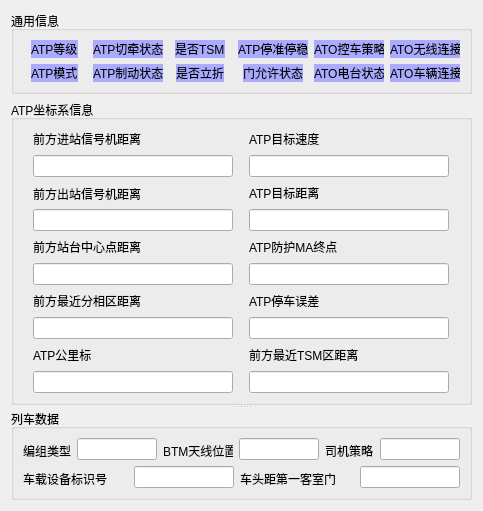
          <widget class="QWidget" name="page_ATP">
           <layout class="QVBoxLayout" name="verticalLayout_14">
            <item>
             <widget class="QGroupBox" name="gp_atp_common">
              <property name="title">
               <string>通用信息</string>
              </property>
              <layout class="QGridLayout" name="gridLayout_10">
               <item row="2" column="6" alignment="Qt::AlignHCenter">
                <widget class="QLabel" name="lbl_ato_radio">
                 <property name="maximumSize">
                  <size>
                   <width>70</width>
                   <height>16777215</height>
                  </size>
                 </property>
                 <property name="styleSheet">
                  <string notr="true">background-color: rgb(170, 170, 255);</string>
                 </property>
                 <property name="text">
                  <string>ATO电台状态</string>
                 </property>
                </widget>
               </item>
               <item row="0" column="6" alignment="Qt::AlignHCenter">
                <widget class="QLabel" name="lbl_ato_ctrl_stat">
                 <property name="maximumSize">
                  <size>
                   <width>70</width>
                   <height>16777215</height>
                  </size>
                 </property>
                 <property name="styleSheet">
                  <string notr="true">background-color: rgb(170, 170, 255);</string>
                 </property>
                 <property name="text">
                  <string>ATO控车策略</string>
                 </property>
                </widget>
               </item>
               <item row="0" column="0" alignment="Qt::AlignHCenter">
                <widget class="QLabel" name="lbl_atp_level">
                 <property name="maximumSize">
                  <size>
                   <width>80</width>
                   <height>20</height>
                  </size>
                 </property>
                 <property name="styleSheet">
                  <string notr="true">background-color: rgb(170, 170, 255);</string>
                 </property>
                 <property name="text">
                  <string>ATP等级</string>
                 </property>
                </widget>
               </item>
               <item row="2" column="5" alignment="Qt::AlignHCenter">
                <widget class="QLabel" name="lbl_door_pmt">
                 <property name="minimumSize">
                  <size>
                   <width>50</width>
                   <height>0</height>
                  </size>
                 </property>
                 <property name="maximumSize">
                  <size>
                   <width>70</width>
                   <height>20</height>
                  </size>
                 </property>
                 <property name="styleSheet">
                  <string notr="true">background-color: rgb(170, 170, 255);</string>
                 </property>
                 <property name="text">
                  <string>门允许状态</string>
                 </property>
                </widget>
               </item>
               <item row="0" column="2" alignment="Qt::AlignHCenter">
                <widget class="QLabel" name="lbl_atp_cut_traction">
                 <property name="maximumSize">
                  <size>
                   <width>70</width>
                   <height>20</height>
                  </size>
                 </property>
                 <property name="styleSheet">
                  <string notr="true">background-color: rgb(170, 170, 255);</string>
                 </property>
                 <property name="text">
                  <string>ATP切牵状态</string>
                 </property>
                </widget>
               </item>
               <item row="0" column="5" alignment="Qt::AlignHCenter">
                <widget class="QLabel" name="lbl_atp_stop_ok">
                 <property name="maximumSize">
                  <size>
                   <width>70</width>
                   <height>20</height>
                  </size>
                 </property>
                 <property name="styleSheet">
                  <string notr="true">background-color: rgb(170, 170, 255);</string>
                 </property>
                 <property name="text">
                  <string>ATP停准停稳</string>
                 </property>
                </widget>
               </item>
               <item row="0" column="3" alignment="Qt::AlignHCenter">
                <widget class="QLabel" name="lbl_tsm">
                 <property name="minimumSize">
                  <size>
                   <width>40</width>
                   <height>0</height>
                  </size>
                 </property>
                 <property name="maximumSize">
                  <size>
                   <width>70</width>
                   <height>20</height>
                  </size>
                 </property>
                 <property name="styleSheet">
                  <string notr="true">background-color: rgb(170, 170, 255);</string>
                 </property>
                 <property name="text">
                  <string>是否TSM</string>
                 </property>
                </widget>
               </item>
               <item row="0" column="7" alignment="Qt::AlignHCenter">
                <widget class="QLabel" name="lbl_ato_session">
                 <property name="maximumSize">
                  <size>
                   <width>70</width>
                   <height>20</height>
                  </size>
                 </property>
                 <property name="styleSheet">
                  <string notr="true">background-color: rgb(170, 170, 255);</string>
                 </property>
                 <property name="text">
                  <string>ATO无线连接</string>
                 </property>
                </widget>
               </item>
               <item row="2" column="0" alignment="Qt::AlignHCenter">
                <widget class="QLabel" name="lbl_atp_mode">
                 <property name="maximumSize">
                  <size>
                   <width>80</width>
                   <height>20</height>
                  </size>
                 </property>
                 <property name="styleSheet">
                  <string notr="true">background-color: rgb(170, 170, 255);</string>
                 </property>
                 <property name="text">
                  <string>ATP模式</string>
                 </property>
                </widget>
               </item>
               <item row="2" column="2" alignment="Qt::AlignHCenter">
                <widget class="QLabel" name="lbl_atp_brake">
                 <property name="maximumSize">
                  <size>
                   <width>70</width>
                   <height>20</height>
                  </size>
                 </property>
                 <property name="styleSheet">
                  <string notr="true">background-color: rgb(170, 170, 255);</string>
                 </property>
                 <property name="text">
                  <string>ATP制动状态</string>
                 </property>
                </widget>
               </item>
               <item row="2" column="7" alignment="Qt::AlignHCenter">
                <widget class="QLabel" name="lbl_mvb_link">
                 <property name="maximumSize">
                  <size>
                   <width>70</width>
                   <height>16777215</height>
                  </size>
                 </property>
                 <property name="styleSheet">
                  <string notr="true">background-color: rgb(170, 170, 255);</string>
                 </property>
                 <property name="text">
                  <string>ATO车辆连接</string>
                 </property>
                </widget>
               </item>
               <item row="2" column="3" alignment="Qt::AlignHCenter">
                <widget class="QLabel" name="lbl_tb">
                 <property name="maximumSize">
                  <size>
                   <width>50</width>
                   <height>20</height>
                  </size>
                 </property>
                 <property name="styleSheet">
                  <string notr="true">background-color: rgb(170, 170, 255);</string>
                 </property>
                 <property name="text">
                  <string>是否立折</string>
                 </property>
                </widget>
               </item>
              </layout>
             </widget>
            </item>
            <item>
             <widget class="QSplitter" name="splitter_8">
              <property name="orientation">
               <enum>Qt::Vertical</enum>
              </property>
              <widget class="QGroupBox" name="gp_atp_s_v">
               <property name="title">
                <string>ATP坐标系信息</string>
               </property>
               <layout class="QVBoxLayout" name="verticalLayout_33">
                <item>
                 <layout class="QHBoxLayout" name="horizontalLayout_13">
                  <item>
                   <layout class="QVBoxLayout" name="verticalLayout_23">
                    <item alignment="Qt::AlignBottom">
                     <widget class="QLabel" name="lbl_jz_signal_dis">
                      <property name="minimumSize">
                       <size>
                        <width>0</width>
                        <height>20</height>
                       </size>
                      </property>
                      <property name="maximumSize">
                       <size>
                        <width>200</width>
                        <height>20</height>
                       </size>
                      </property>
                      <property name="text">
                       <string>前方进站信号机距离</string>
                      </property>
                     </widget>
                    </item>
                    <item alignment="Qt::AlignTop">
                     <widget class="QLineEdit" name="led_jz_signal_dis">
                      <property name="maximumSize">
                       <size>
                        <width>200</width>
                        <height>30</height>
                       </size>
                      </property>
                     </widget>
                    </item>
                   </layout>
                  </item>
                  <item>
                   <layout class="QVBoxLayout" name="verticalLayout_24">
                    <item alignment="Qt::AlignBottom">
                     <widget class="QLabel" name="lbl_atp_target_v">
                      <property name="minimumSize">
                       <size>
                        <width>0</width>
                        <height>20</height>
                       </size>
                      </property>
                      <property name="maximumSize">
                       <size>
                        <width>200</width>
                        <height>20</height>
                       </size>
                      </property>
                      <property name="text">
                       <string>ATP目标速度</string>
                      </property>
                     </widget>
                    </item>
                    <item alignment="Qt::AlignTop">
                     <widget class="QLineEdit" name="led_atp_target_v">
                      <property name="maximumSize">
                       <size>
                        <width>200</width>
                        <height>30</height>
                       </size>
                      </property>
                     </widget>
                    </item>
                   </layout>
                  </item>
                 </layout>
                </item>
                <item>
                 <layout class="QHBoxLayout" name="horizontalLayout_14">
                  <item>
                   <layout class="QVBoxLayout" name="verticalLayout_25">
                    <item alignment="Qt::AlignBottom">
                     <widget class="QLabel" name="lbl_cz_signal_dis">
                      <property name="minimumSize">
                       <size>
                        <width>0</width>
                        <height>0</height>
                       </size>
                      </property>
                      <property name="maximumSize">
                       <size>
                        <width>200</width>
                        <height>20</height>
                       </size>
                      </property>
                      <property name="text">
                       <string>前方出站信号机距离</string>
                      </property>
                     </widget>
                    </item>
                    <item alignment="Qt::AlignTop">
                     <widget class="QLineEdit" name="led_cz_signal_dis">
                      <property name="maximumSize">
                       <size>
                        <width>200</width>
                        <height>30</height>
                       </size>
                      </property>
                     </widget>
                    </item>
                   </layout>
                  </item>
                  <item>
                   <layout class="QVBoxLayout" name="verticalLayout_29">
                    <item alignment="Qt::AlignBottom">
                     <widget class="QLabel" name="lbl_atp_target_dis">
                      <property name="minimumSize">
                       <size>
                        <width>0</width>
                        <height>20</height>
                       </size>
                      </property>
                      <property name="maximumSize">
                       <size>
                        <width>200</width>
                        <height>20</height>
                       </size>
                      </property>
                      <property name="text">
                       <string>ATP目标距离</string>
                      </property>
                     </widget>
                    </item>
                    <item alignment="Qt::AlignTop">
                     <widget class="QLineEdit" name="led_atp_target_dis">
                      <property name="maximumSize">
                       <size>
                        <width>200</width>
                        <height>30</height>
                       </size>
                      </property>
                     </widget>
                    </item>
                   </layout>
                  </item>
                 </layout>
                </item>
                <item>
                 <layout class="QHBoxLayout" name="horizontalLayout_15">
                  <item>
                   <layout class="QVBoxLayout" name="verticalLayout_26">
                    <item alignment="Qt::AlignBottom">
                     <widget class="QLabel" name="lbl_stn_center_dis">
                      <property name="minimumSize">
                       <size>
                        <width>0</width>
                        <height>20</height>
                       </size>
                      </property>
                      <property name="maximumSize">
                       <size>
                        <width>200</width>
                        <height>20</height>
                       </size>
                      </property>
                      <property name="text">
                       <string>前方站台中心点距离</string>
                      </property>
                     </widget>
                    </item>
                    <item alignment="Qt::AlignTop">
                     <widget class="QLineEdit" name="led_stn_center_dis">
                      <property name="maximumSize">
                       <size>
                        <width>200</width>
                        <height>30</height>
                       </size>
                      </property>
                     </widget>
                    </item>
                   </layout>
                  </item>
                  <item>
                   <layout class="QVBoxLayout" name="verticalLayout_31">
                    <item alignment="Qt::AlignBottom">
                     <widget class="QLabel" name="lbl_atp_ma">
                      <property name="minimumSize">
                       <size>
                        <width>0</width>
                        <height>20</height>
                       </size>
                      </property>
                      <property name="maximumSize">
                       <size>
                        <width>200</width>
                        <height>20</height>
                       </size>
                      </property>
                      <property name="text">
                       <string>ATP防护MA终点</string>
                      </property>
                     </widget>
                    </item>
                    <item alignment="Qt::AlignTop">
                     <widget class="QLineEdit" name="led_atp_ma">
                      <property name="maximumSize">
                       <size>
                        <width>200</width>
                        <height>30</height>
                       </size>
                      </property>
                     </widget>
                    </item>
                   </layout>
                  </item>
                 </layout>
                </item>
                <item>
                 <layout class="QHBoxLayout" name="horizontalLayout_16">
                  <item>
                   <layout class="QVBoxLayout" name="verticalLayout_27">
                    <item alignment="Qt::AlignBottom">
                     <widget class="QLabel" name="lbl_atp_gfx_dis">
                      <property name="minimumSize">
                       <size>
                        <width>0</width>
                        <height>20</height>
                       </size>
                      </property>
                      <property name="maximumSize">
                       <size>
                        <width>200</width>
                        <height>20</height>
                       </size>
                      </property>
                      <property name="text">
                       <string>前方最近分相区距离</string>
                      </property>
                     </widget>
                    </item>
                    <item alignment="Qt::AlignTop">
                     <widget class="QLineEdit" name="led_atp_gfx_dis">
                      <property name="maximumSize">
                       <size>
                        <width>200</width>
                        <height>30</height>
                       </size>
                      </property>
                     </widget>
                    </item>
                   </layout>
                  </item>
                  <item>
                   <layout class="QVBoxLayout" name="verticalLayout_32">
                    <item alignment="Qt::AlignBottom">
                     <widget class="QLabel" name="lbl_atp_stoperr">
                      <property name="minimumSize">
                       <size>
                        <width>0</width>
                        <height>20</height>
                       </size>
                      </property>
                      <property name="maximumSize">
                       <size>
                        <width>200</width>
                        <height>20</height>
                       </size>
                      </property>
                      <property name="text">
                       <string>ATP停车误差</string>
                      </property>
                     </widget>
                    </item>
                    <item alignment="Qt::AlignTop">
                     <widget class="QLineEdit" name="led_atp_stoperr">
                      <property name="maximumSize">
                       <size>
                        <width>200</width>
                        <height>30</height>
                       </size>
                      </property>
                     </widget>
                    </item>
                   </layout>
                  </item>
                 </layout>
                </item>
                <item>
                 <layout class="QHBoxLayout" name="horizontalLayout_17">
                  <item>
                   <layout class="QVBoxLayout" name="verticalLayout_28">
                    <item alignment="Qt::AlignBottom">
                     <widget class="QLabel" name="lbl_atp_milestone">
                      <property name="minimumSize">
                       <size>
                        <width>0</width>
                        <height>20</height>
                       </size>
                      </property>
                      <property name="maximumSize">
                       <size>
                        <width>200</width>
                        <height>20</height>
                       </size>
                      </property>
                      <property name="text">
                       <string>ATP公里标</string>
                      </property>
                     </widget>
                    </item>
                    <item alignment="Qt::AlignTop">
                     <widget class="QLineEdit" name="led_atp_milestone">
                      <property name="maximumSize">
                       <size>
                        <width>200</width>
                        <height>30</height>
                       </size>
                      </property>
                     </widget>
                    </item>
                   </layout>
                  </item>
                  <item>
                   <layout class="QVBoxLayout" name="verticalLayout_30">
                    <item alignment="Qt::AlignBottom">
                     <widget class="QLabel" name="lbl_atp_tsm_dis">
                      <property name="minimumSize">
                       <size>
                        <width>0</width>
                        <height>20</height>
                       </size>
                      </property>
                      <property name="maximumSize">
                       <size>
                        <width>200</width>
                        <height>20</height>
                       </size>
                      </property>
                      <property name="text">
                       <string>前方最近TSM区距离</string>
                      </property>
                     </widget>
                    </item>
                    <item alignment="Qt::AlignTop">
                     <widget class="QLineEdit" name="led_atp_tsm_dis">
                      <property name="maximumSize">
                       <size>
                        <width>200</width>
                        <height>30</height>
                       </size>
                      </property>
                     </widget>
                    </item>
                   </layout>
                  </item>
                 </layout>
                </item>
               </layout>
              </widget>
              <widget class="QGroupBox" name="gp_atp_train">
               <property name="title">
                <string>列车数据</string>
               </property>
               <layout class="QVBoxLayout" name="verticalLayout_34">
                <item>
                 <layout class="QHBoxLayout" name="horizontalLayout_18">
                  <item>
                   <layout class="QHBoxLayout" name="horizontalLayout_23">
                    <item alignment="Qt::AlignBottom">
                     <widget class="QLabel" name="lbl_units">
                      <property name="maximumSize">
                       <size>
                        <width>70</width>
                        <height>20</height>
                       </size>
                      </property>
                      <property name="text">
                       <string>编组类型</string>
                      </property>
                     </widget>
                    </item>
                    <item alignment="Qt::AlignBottom">
                     <widget class="QLineEdit" name="led_units">
                      <property name="maximumSize">
                       <size>
                        <width>80</width>
                        <height>30</height>
                       </size>
                      </property>
                     </widget>
                    </item>
                   </layout>
                  </item>
                  <item>
                   <layout class="QHBoxLayout" name="horizontalLayout_21">
                    <item alignment="Qt::AlignBottom">
                     <widget class="QLabel" name="lbl_atp_btm_pos">
                      <property name="maximumSize">
                       <size>
                        <width>70</width>
                        <height>20</height>
                       </size>
                      </property>
                      <property name="text">
                       <string>BTM天线位置</string>
                      </property>
                     </widget>
                    </item>
                    <item alignment="Qt::AlignBottom">
                     <widget class="QLineEdit" name="led_atp_btm_pos">
                      <property name="maximumSize">
                       <size>
                        <width>80</width>
                        <height>30</height>
                       </size>
                      </property>
                     </widget>
                    </item>
                   </layout>
                  </item>
                  <item>
                   <layout class="QHBoxLayout" name="horizontalLayout_24">
                    <item alignment="Qt::AlignBottom">
                     <widget class="QLabel" name="lbl_driver_strategy">
                      <property name="maximumSize">
                       <size>
                        <width>70</width>
                        <height>20</height>
                       </size>
                      </property>
                      <property name="text">
                       <string>司机策略</string>
                      </property>
                     </widget>
                    </item>
                    <item alignment="Qt::AlignBottom">
                     <widget class="QLineEdit" name="led_driver_strategy">
                      <property name="maximumSize">
                       <size>
                        <width>80</width>
                        <height>30</height>
                       </size>
                      </property>
                     </widget>
                    </item>
                   </layout>
                  </item>
                 </layout>
                </item>
                <item>
                 <layout class="QHBoxLayout" name="horizontalLayout_19">
                  <item>
                   <layout class="QHBoxLayout" name="horizontalLayout_25">
                    <item alignment="Qt::AlignBottom">
                     <widget class="QLabel" name="lbl_nid_engine">
                      <property name="maximumSize">
                       <size>
                        <width>105</width>
                        <height>20</height>
                       </size>
                      </property>
                      <property name="text">
                       <string>车载设备标识号</string>
                      </property>
                     </widget>
                    </item>
                    <item alignment="Qt::AlignBottom">
                     <widget class="QLineEdit" name="led_nid_engine">
                      <property name="maximumSize">
                       <size>
                        <width>100</width>
                        <height>30</height>
                       </size>
                      </property>
                     </widget>
                    </item>
                   </layout>
                  </item>
                  <item>
                   <layout class="QHBoxLayout" name="horizontalLayout_22">
                    <item alignment="Qt::AlignBottom">
                     <widget class="QLabel" name="lbl_head_door_dis">
                      <property name="maximumSize">
                       <size>
                        <width>120</width>
                        <height>16777215</height>
                       </size>
                      </property>
                      <property name="text">
                       <string>车头距第一客室门</string>
                      </property>
                     </widget>
                    </item>
                    <item alignment="Qt::AlignBottom">
                     <widget class="QLineEdit" name="led_head_foor_dis">
                      <property name="maximumSize">
                       <size>
                        <width>100</width>
                        <height>30</height>
                       </size>
                      </property>
                     </widget>
                    </item>
                   </layout>
                  </item>
                 </layout>
                </item>
               </layout>
               <zorder></zorder>
               <zorder></zorder>
              </widget>
             </widget>
            </item>
           </layout>
          </widget>
